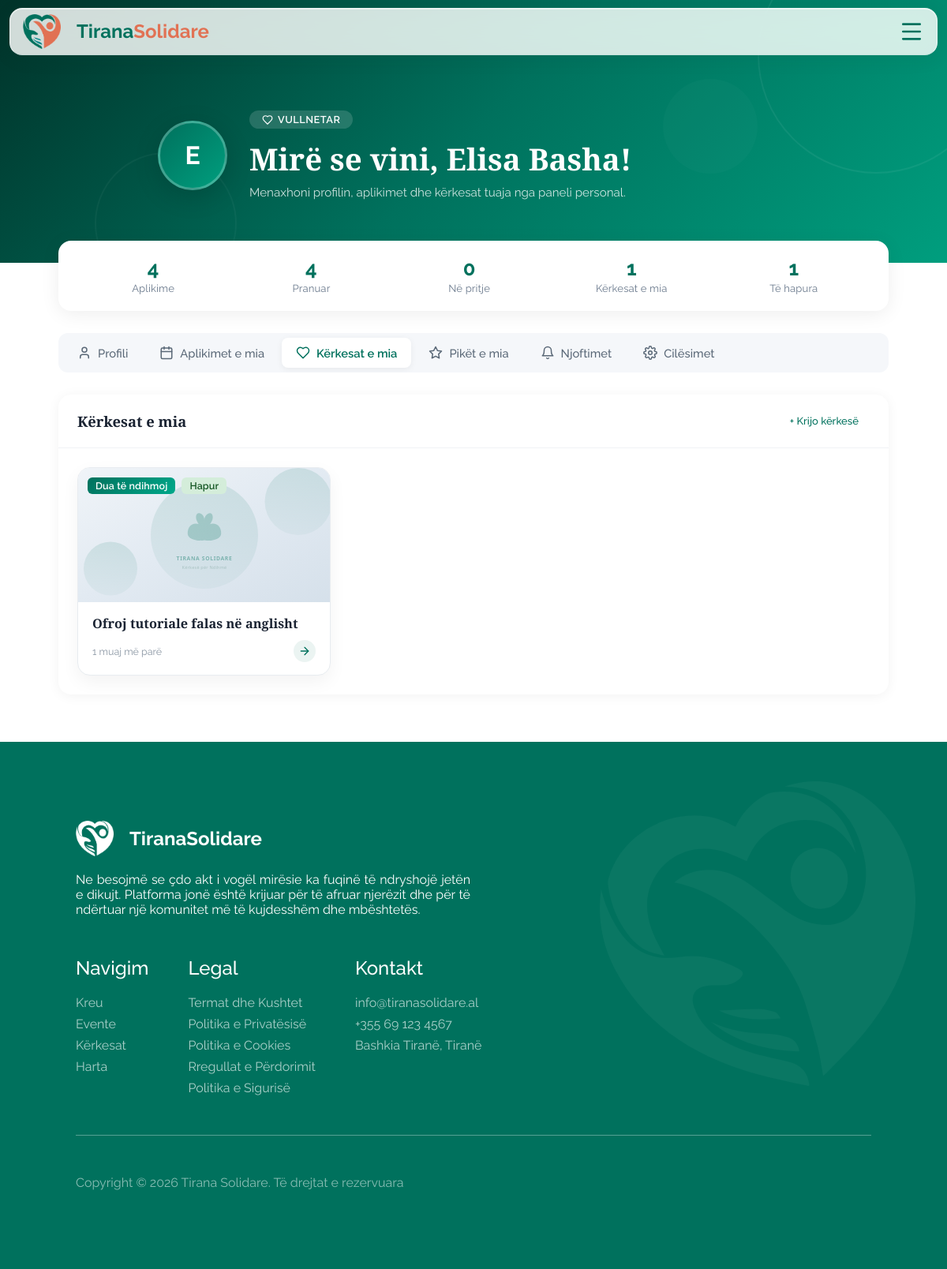
/views/volunteer_panel.php?tab=requests (signed in), run on the app's committed database.
### tables this page shows
CREATE TABLE `kerkesa_per_ndihme` (
  `id_kerkese_ndihme` int(11) NOT NULL,
  `id_perdoruesi` int(11) DEFAULT NULL,
  `tipi` enum('Kërkesë','Ofertë') DEFAULT NULL,
  `titulli` varchar(150) DEFAULT NULL,
  `pershkrimi` text DEFAULT NULL,
  `statusi` enum('Pending','Open','Closed') DEFAULT 'Pending' COMMENT 'Pending/Open/Closed',
  `imazhi` varchar(500) DEFAULT NULL,
  `vendndodhja` varchar(255) DEFAULT NULL,  `latitude` decimal(10,7) DEFAULT NULL,
  `longitude` decimal(10,7) DEFAULT NULL,  `krijuar_me` timestamp NOT NULL DEFAULT current_timestamp()
);

### views/volunteer_panel.php (the view, shortened to what the rows shown need)
<?php
require_once __DIR__ . '/../config/db.php';
require_once __DIR__ . '/../includes/functions.php';
$userId    = $_SESSION['user_id'];
$userEmri  = htmlspecialchars($_SESSION['emri'] ?? 'Përdorues');
$userRoli  = htmlspecialchars($_SESSION['roli'] ?? 'Vullnetar');
$tab = $_GET['tab'] ?? 'profile';
$stmtUser = $pdo->prepare("SELECT * FROM Perdoruesi WHERE id_perdoruesi = ?");
$stmtUser->execute([$userId]);
$user = $stmtUser->fetch(PDO::FETCH_ASSOC);
$colorResolved = ts_resolve_profile_color($user['profile_color'] ?? 'emerald');
$profileColorKey = $colorResolved['key'];
$profileColorTheme = $colorResolved['theme'];
$profileColorPalette = $colorResolved['palette'];
$stmtApps = $pdo->prepare(
    "SELECT a.*, e.titulli AS eventi_titulli, e.data AS eventi_data, e.vendndodhja AS eventi_vendndodhja,
            k.emri AS kategoria_emri
     FROM Aplikimi a
     JOIN Eventi e ON e.id_eventi = a.id_eventi
     LEFT JOIN Kategoria k ON k.id_kategoria = e.id_kategoria
     WHERE a.id_perdoruesi = ?
     ORDER BY a.aplikuar_me DESC"
);
$stmtApps->execute([$userId]);
$myApps = $stmtApps->fetchAll(PDO::FETCH_ASSOC);
$stmtReqs = $pdo->prepare(
    "SELECT * FROM Kerkesa_per_Ndihme WHERE id_perdoruesi = ? ORDER BY krijuar_me DESC"
);
$stmtReqs->execute([$userId]);
$myRequests = $stmtReqs->fetchAll(PDO::FETCH_ASSOC);
$acceptedApps  = count(array_filter($myApps, fn($a) => $a['statusi'] === 'Pranuar'));
$openRequests  = count(array_filter($myRequests, fn($r) => $r['statusi'] === 'Open'));
$profileBadgeInfo = ts_get_user_profile_badges($pdo, (int) $userId);
$earnedBadges = $profileBadgeInfo['badges'];
?>
<!DOCTYPE html>
<html lang="sq">
<head>
  <link rel="stylesheet" href="/TiranaSolidare/public/assets/styles/main.css">
  <link rel="stylesheet" href="/TiranaSolidare/public/assets/styles/pages.css">
  <link rel="stylesheet" href="/TiranaSolidare/public/assets/styles/auth.css">
  <link rel="stylesheet" href="/TiranaSolidare/public/assets/styles/volunteer-panel.css?v=20260321a">
  <link rel="stylesheet" href="https://unpkg.com/leaflet@1.9.4/dist/leaflet.css" />
  <link rel="stylesheet" href="/TiranaSolidare/assets/css/map.css">
</head>
<body>
<?php include __DIR__ . '/../public/components/header.php'; ?>
<main>
<section class="page-hero page-hero--green vp-hero" style="--vp-color-from: <?= htmlspecialchars($profileColorTheme['from']) ?>; --vp-color-mid: <?= htmlspecialchars($profileColorTheme['mid']) ?>; --vp-color-to: <?= htmlspecialchars($profileColorTheme['to']) ?>;">
  <div class="vp-hero__inner">
    <div class="vp-hero__text">
      <h1>Mirë se vini, <?= $userEmri ?>!</h1>
    </div>
  </div>
</section>
<section class="vp-stats-section">
  <div class="vp-stats">
    <div class="vp-stat">
      <strong><?= $openRequests ?></strong>
      <span>Të hapura</span>
    </div>
  </div>
</section>
<section class="vp-content">
<?php if ($tab === 'profile'): ?>
<div class="vp-panel">
  <div class="vp-profile-grid">
    <div class="vp-card">
      <div class="vp-card__header">
        <h3>Informacioni i profilit</h3>
        <a href="<?= htmlspecialchars(ts_public_profile_url((int) $userId, (string) ($user['emri'] ?? $userEmri))) ?>" target="_blank" rel="noopener" class="btn_secondary">Shiko profilin tënd</a>
      </div>
      <div class="vp-card__body">
        <div class="vp-profile-avatar">
          <div class="vp-avatar-uploader">
            <button type="button" class="vp-avatar-edit-btn" id="vp-avatar-click-target" aria-label="Ndrysho foton e profilit" title="Kliko për të ndryshuar foton e profilit">
              <?php if (!empty($user['profile_picture'])): ?>
                <img id="vp-profile-avatar-display" src="<?= htmlspecialchars($user['profile_picture']) ?>" alt="<?= $userEmri ?>" class="vp-avatar vp-avatar--img">
              <?php else: ?>
                <div id="vp-profile-avatar-display" class="vp-avatar" style="background:linear-gradient(135deg, <?= htmlspecialchars($profileColorTheme['mid']) ?>, <?= htmlspecialchars($profileColorTheme['to']) ?>)"><?= $userInitial ?></div>
              <?php endif; ?>
              <span class="vp-avatar-edit-btn__hint" aria-hidden="true">
                <svg xmlns="http://www.w3.org/2000/svg" width="14" height="14" viewBox="0 0 24 24" fill="none" stroke="currentColor" stroke-width="2" stroke-linecap="round" stroke-linejoin="round"><path d="M12 20h9"/><path d="M16.5 3.5a2.1 2.1 0 0 1 3 3L7 19l-4 1 1-4 12.5-12.5Z"/></svg>
              </span>
            </button>
            <?php if (!empty($user['profile_picture'])): ?>
              <button type="button" class="vp-avatar-delete-btn__hint" id="vp-avatar-delete-btn" aria-label="Fshi foton e profilit" title="Fshi foton e profilit">
                <svg xmlns="http://www.w3.org/2000/svg" width="14" height="14" viewBox="0 0 24 24" fill="none" stroke="currentColor" stroke-width="2" stroke-linecap="round" stroke-linejoin="round"><path d="M3 6h18"/><path d="M8 6V4a1 1 0 0 1 1-1h6a1 1 0 0 1 1 1v2"/><path d="M19 6v14a2 2 0 0 1-2 2H7a2 2 0 0 1-2-2V6"/><path d="M10 11v6"/><path d="M14 11v6"/></svg>
              </button>
            <?php endif; ?>
            <input type="file" id="vp-avatar-upload-input" accept="image/*" style="display:none;">
          </div>
          <div class="vp-profile-info">
            <strong id="vp-profile-emri"><?= htmlspecialchars($user['emri'] ?? '—') ?></strong>
            <span id="vp-profile-email"><?= htmlspecialchars($user['email'] ?? '—') ?></span>
            <div class="vp-profile-badges">
              <span class="vp-badge vp-badge--role"><?= $userRoli ?></span>
              <span class="vp-badge vp-badge--status"><?= htmlspecialchars($user['statusi_llogarise'] ?? '—') ?></span>
            </div>
          </div>
        </div>
        <div class="vp-profile-meta-grid">
          <div class="vp-meta-item">
            <span>Regjistruar</span>
            <strong><?= date('d/m/Y', strtotime($user['krijuar_me'])) ?></strong>
          </div>
          <div class="vp-meta-item">
            <span>Total aplikime</span>
            <strong><?= $totalApps ?></strong>
          </div>
          <div class="vp-meta-item">
            <span>Kërkesa krijuar</span>
            <strong><?= $totalRequests ?></strong>
          </div>
          <div class="vp-meta-item">
            <span>Aplikime pranuar</span>
            <strong><?= $acceptedApps ?></strong>
          </div>
        </div>
        <div id="vp-avatar-status" class="vp-status" style="display:none"></div>
      </div>
    </div>
    <div class="vp-card" style="grid-column: 1 / -1">
      <div class="vp-card__header">
        <h3>Profili publik</h3>
      </div>
      <div class="vp-card__body">
        <form id="vp-profile-form" class="vp-form">
          <input type="hidden" id="vp-current-picture" value="<?= htmlspecialchars($user['profile_picture'] ?? '') ?>">
          <div class="vp-field">
            <label for="vp-bio">Bio</label>
            <textarea id="vp-bio" name="bio" rows="3" maxlength="500" placeholder="Shkruaj diçka për veten..." class="vp-input"><?= htmlspecialchars($user['bio'] ?? '') ?></textarea>
          </div>
          <div class="vp-field">
            <label>Ngjyra e profilit</label>
            <div class="vp-color-dropdown">
              <button type="button" class="vp-color-dropdown__trigger" id="vp-color-trigger" aria-haspopup="listbox" aria-expanded="false">
                <span class="vp-color-dropdown__swatch" id="vp-color-swatch" style="background-color: <?= htmlspecialchars($profileColorTheme['mid']) ?>"></span>
                <span class="vp-color-dropdown__label"><?= htmlspecialchars($profileColorPalette[$profileColorKey]['label'] ?? 'Emerald') ?></span>
                <svg xmlns="http://www.w3.org/2000/svg" width="16" height="16" viewBox="0 0 24 24" fill="none" stroke="currentColor" stroke-width="2" stroke-linecap="round" stroke-linejoin="round"><polyline points="6 9 12 15 18 9"></polyline></svg>
              </button>
              <div class="vp-color-dropdown__menu" id="vp-color-menu" hidden>
                <div class="vp-color-dropdown__grid">
                  <?php foreach ($profileColorPalette as $colorKey => $theme): ?>
                    <button type="button" class="vp-color-dropdown__option <?= $profileColorKey === $colorKey ? 'active' : '' ?>" data-color="<?= htmlspecialchars($colorKey) ?>" aria-label="<?= htmlspecialchars($theme['label']) ?>" title="<?= htmlspecialchars($theme['label']) ?>">
                      <span class="vp-color-dropdown__color" style="background: linear-gradient(135deg, <?= htmlspecialchars($theme['from']) ?>, <?= htmlspecialchars($theme['to']) ?>)"></span>
                      <span class="vp-color-dropdown__name"><?= htmlspecialchars($theme['label']) ?></span>
                    </button>
                  <?php endforeach; ?>
                </div>
              </div>
            </div>
            <input type="hidden" id="vp-profile-color" name="profile_color" value="<?= htmlspecialchars($profileColorKey) ?>">
          </div>
          <button type="submit" class="btn_primary">Ruaj profilin publik</button>
        </form>
        <div id="vp-profile-form-status" class="vp-status" style="display:none"></div>
      </div>
    </div>
    <div class="vp-card" style="grid-column: 1 / -1">
      <div class="vp-card__header">
        <h3>Badge të fituara</h3>
      </div>
      <div class="vp-card__body">
        <?php if (empty($earnedBadges)): ?>
          <p class="vp-muted" style="margin:0;">Nuk ke badge ende. Kontribuo në evente dhe kërkesa për t'i fituar.</p>
        <?php else: ?>
          <div class="vp-earned-badges-grid">
            <?php foreach ($earnedBadges as $badge): ?>
              <?php $iconSvg = $badgeIcons[$badge['icon'] ?? ''] ?? $badgeIcons['sparkles']; ?>
              <div class="vp-earned-badge" title="<?= htmlspecialchars($badge['description']) ?>">
                <span class="vp-earned-badge__icon" aria-hidden="true"><?= $iconSvg ?></span>
                <div class="vp-earned-badge__text">
                  <strong><?= htmlspecialchars($badge['name']) ?></strong>
                  <span><?= htmlspecialchars($badge['description']) ?></span>
                </div>
              </div>
            <?php endforeach; ?>
          </div>
        <?php endif; ?>
      </div>
    </div>
  </div>
</div>
<?php elseif ($tab === 'requests'): ?>
<div class="vp-panel">
  <div class="vp-card">
    <div class="vp-card__body">
      <?php if (empty($myRequests)): ?>
        <div class="vp-empty">
          <svg xmlns="http://www.w3.org/2000/svg" width="48" height="48" viewBox="0 0 24 24" fill="none" stroke="currentColor" stroke-width="1" stroke-linecap="round" stroke-linejoin="round"><path d="M19 14c1.49-1.46 3-3.21 3-5.5A5.5 5.5 0 0 0 16.5 3c-1.76 0-3 .5-4.5 2-1.5-1.5-2.74-2-4.5-2A5.5 5.5 0 0 0 2 8.5c0 2.3 1.5 4.05 3 5.5l7 7Z"/></svg>
          <p>Nuk keni krijuar kërkesa ende. <a href="?tab=new-request">Krijo një tani!</a></p>
        </div>
      <?php else: ?>
        <div class="vp-request-grid">
          <?php foreach ($myRequests as $req): ?>
            <a href="/TiranaSolidare/views/help_requests.php?id=<?= $req['id_kerkese_ndihme'] ?>" class="vp-request-card">
              <div class="vp-request-card__visual">
                <img src="<?= !empty($req['imazhi']) ? htmlspecialchars($req['imazhi']) : '/TiranaSolidare/public/assets/images/default-request.svg' ?>" alt="<?= htmlspecialchars($req['titulli']) ?>" class="vp-request-card__img" onerror="this.src='/TiranaSolidare/public/assets/images/default-request.svg'">
                <div class="vp-request-card__overlay">
                  <span class="vp-badge vp-badge--<?= $req['tipi'] === 'Ofertë' ? 'offer' : 'request' ?>"><?= $req['tipi'] === 'Kërkesë' ? 'Kërkoj ndihmë' : 'Dua të ndihmoj' ?></span>
                  <span class="vp-badge vp-badge--<?= strtolower($req['statusi']) ?>"><?php
                    if ($req['statusi'] === 'Pending') echo 'Në pritje aprovimi';
                    elseif ($req['statusi'] === 'Open') echo 'Hapur';
                    elseif ($req['statusi'] === 'Closed') echo 'Mbyllur';
                    else echo htmlspecialchars($req['statusi']);
                  ?></span>
                </div>
              </div>
              <div class="vp-request-card__content">
                <h4><?= htmlspecialchars($req['titulli']) ?></h4>
                <div class="vp-request-card__footer">
                  <span class="vp-request-card__time"><?= koheParapake($req['krijuar_me']) ?></span>
                  <span class="vp-request-card__arrow">
                    <svg xmlns="http://www.w3.org/2000/svg" width="16" height="16" viewBox="0 0 24 24" fill="none" stroke="currentColor" stroke-width="2" stroke-linecap="round" stroke-linejoin="round"><path d="M5 12h14"/><path d="m12 5 7 7-7 7"/></svg>
                  </span>
                </div>
              </div>
            </a>
          <?php endforeach; ?>
        </div>
      <?php endif; ?>
    </div>
  </div>
</div>
<?php endif; ?>
</section>
</main>
</body>
</html>

### data on the page
kerkesa_per_ndihme: statusi "1", tipi "Dua të ndihmoj", shows "Hapur", titulli "Ofroj tutoriale falas në anglisht", krijuar_me "1 muaj më parë"

### other printed values
$userInitial "E"
$userRoli "VULLNETAR"
$userEmri "Elisa Basha"
$totalApps "4"
$acceptedApps "4"
$pendingApps "0"
$totalRequests "1"
